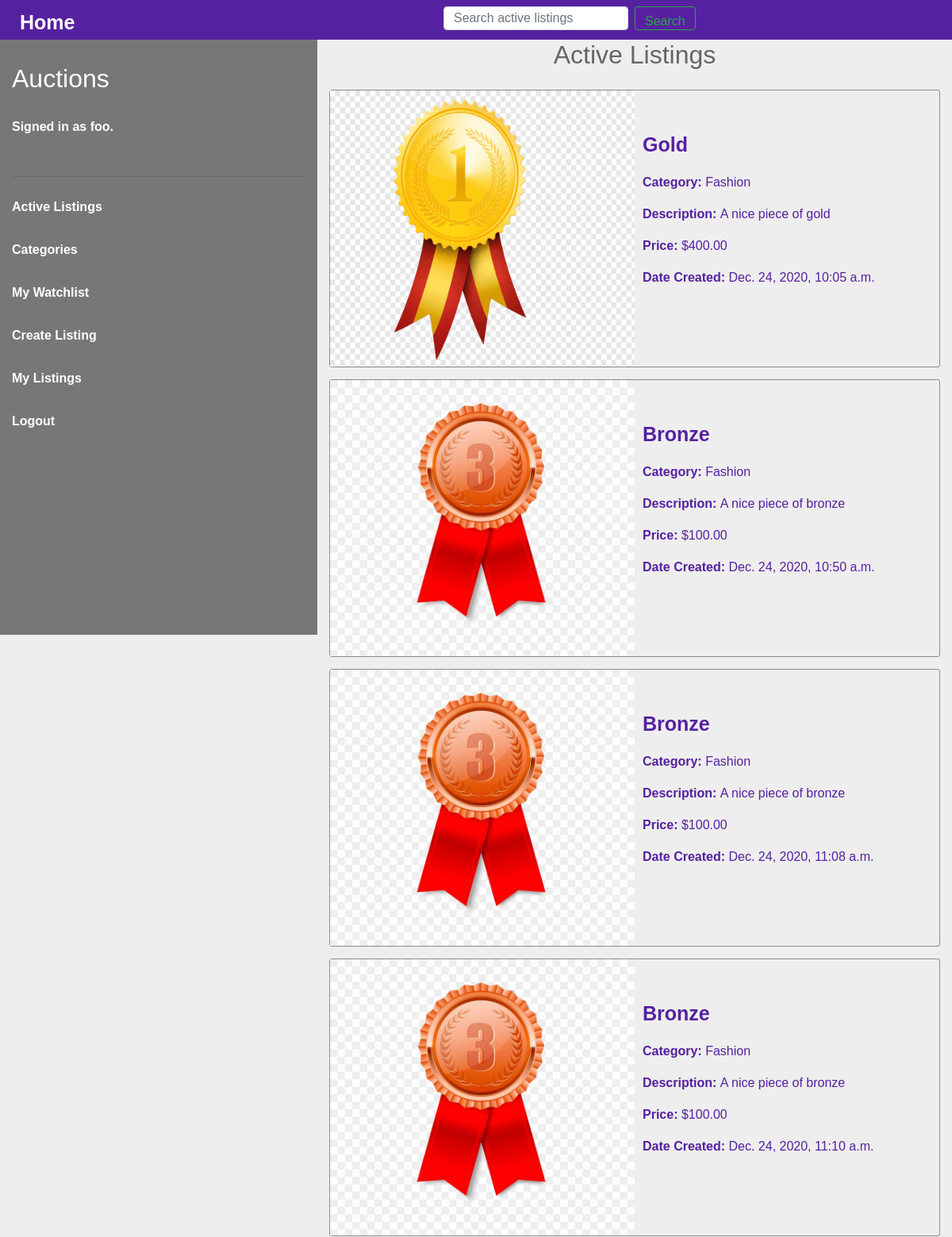
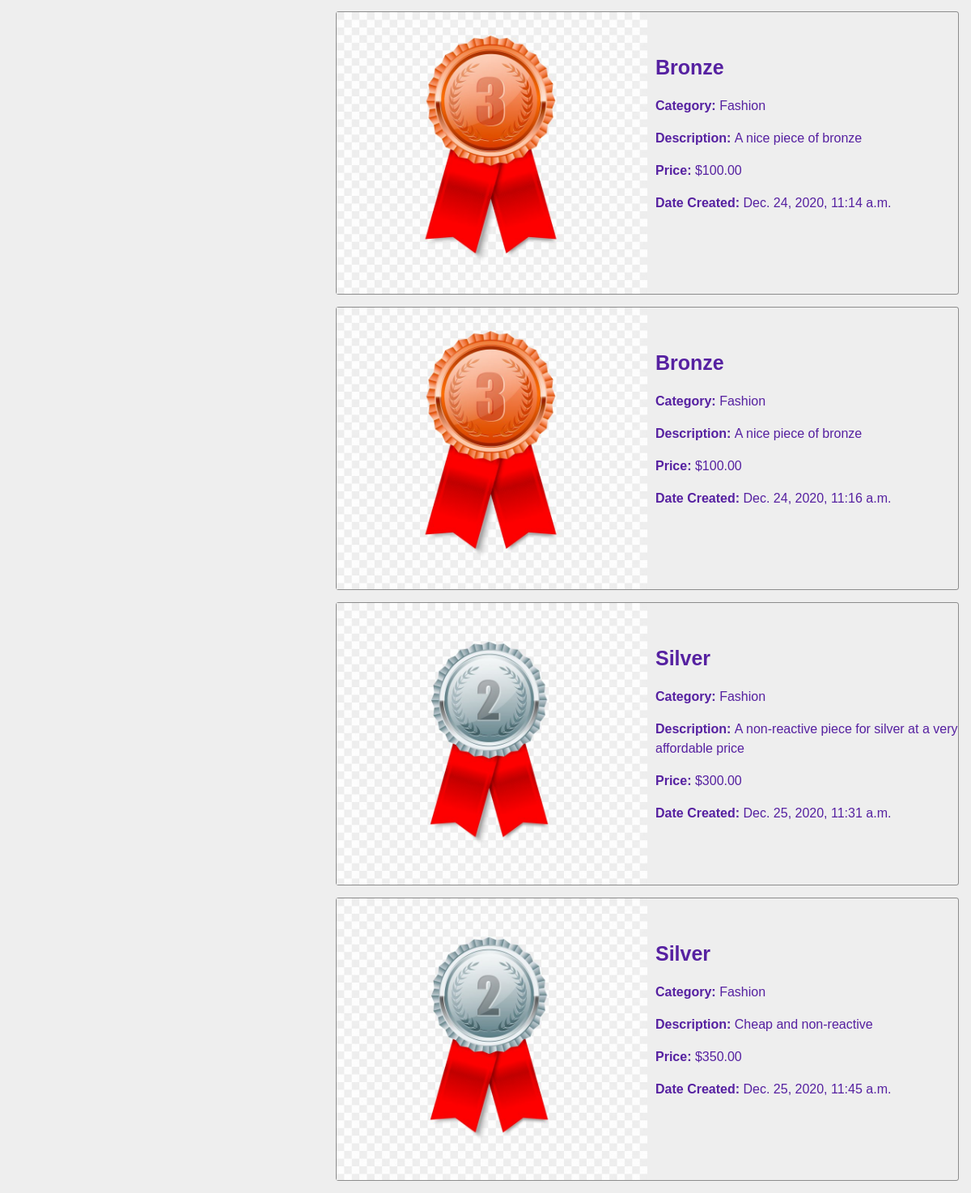
Screenshot of / (signed in) with the database file from the repository (2 pictures, top to bottom).
### auctions/models.py (models this page shows, shortened)
class User(AbstractUser):
    def __str__(self):
        return f"{self.username} has an id of {self.id}"

class AuctionListing(models.Model):
    name = models.TextField()
    description = models.TextField()
    category = models.CharField(max_length=64)
    price = models.DecimalField(max_digits=64, decimal_places=2)
    last_updated = models.DateTimeField(auto_now=True, auto_now_add=False)
    time_auctioned = models.DateTimeField(auto_now=False, auto_now_add=True)
    image = models.ImageField(upload_to="listing-image/", blank=True, null=True)
    user = models.ForeignKey(User, on_delete=models.CASCADE, related_name="auctioned_items")

### auctions/views.py (the view)
# urls.py: path("", views.index, name="index"),
def index(request):
    return render(request, "auctions/index.html", {
        "listings": AuctionListing.objects.all()
    })

### auctions/templates/auctions/index.html (shortened to what this page needs)
{% extends "auctions/main-layout.html" %}
{% load static %}
{% block body %}
    <div class="container-fluid main-body-container">
        <div class="row">
            <div class="col-12 col-md-4 menu">
                {% include "auctions/sub-layout.html" %}
            </div>
            <div class="col-12 col-md-8 listings">
                <h2 id="active-listings">Active Listings</h2>
                {% for listing in listings %}
                    <div class="listing">
                        <a href="{% url 'listing' listing.id %}">
                            {% if listing.image %}
                                <div class="image-container"><img class="image" src="{{ listing.image.url }}" alt="Image of product"></div>
                            {% else %}
                                <div class="image-container"><img class="image" src="" alt="Image of product"></div>
                            {% endif %}
                            <div class="info-container">
                                <p class="info info-top"><strong>{{ listing.name }}</strong></p>
                                <p class="info"><strong>Category: </strong>{{ listing.category }}</p>
                                <p class="info"><strong>Description: </strong>{{ listing.description }}</p>
                                <p class="info"><strong>Price: </strong>${{ listing.price }}</p>
                                <p class="info"><strong>Date Created: </strong>{{ listing.time_auctioned }}</p>
                            </div>
                        </a>
                    </div>
                {% empty %}
                    <h3>There are no active listings</h3>
                {% endfor %}
            </div>
        </div>
    </div>
{% endblock %}

### auctions/templates/auctions/sub-layout.html (shortened to what this page needs)
    <h2 class="auctions">Auctions</h2>
    {% if user.is_authenticated %}
        <div class="status">Signed in as <strong>{{ user.username }}</strong>.</div>
    {% else %}
        <div class="status">Not signed in.</div>
    {% endif %}
    <hr>
    <ul class="menu-list">
        <li class="list-item"><a class="list-link" href="{% url 'index' %}">Active Listings</a></li>
        <li class="list-item"><a class="list-link" href="{% url 'categories' %}">Categories</a></li>
        {% if user.is_authenticated %}
            <li class="list-item"><a class="list-link" href="{% url 'watchlist' %}">My Watchlist</a></li>
            <li class="list-item"><a class="list-link" href="{% url 'create_listing' user.id %}">Create Listing</a></li>
            <li class="list-item"><a class="list-link" href="{% url 'user_listings' user.id %}">My Listings</a></li>
            <li class="list-item"><a class="list-link" href="{% url 'logout' %}">Logout</a></li>
        {% endif %}
    </ul>

### auctions/static/auctions/styles.css (style rules this page uses)
.status { color: white; font-weight: bold; margin-top: 15px; padding-top: 15px; margin-bottom: 25px; padding-bottom: 25px; }
.list-item { font-weight: bold; list-style-type: none; padding: 10px 0 10px 0; margin: 10px 0 10px 0; }
.list-link { color: white; }
.auctions { margin-top: 30px; margin-bottom: 0; color: white; }
.menu { background-color: rgba(0, 0, 0, 0.5); position: fixed; height: calc(100vh - 50px); }
.menu-list { padding-left: 0; }
.main-body-container { position: relative; top: 50px; }
.listings { position: absolute; text-align: center; left: 33.333333%; z-index: -1; }
.listing { border: 1px solid rgba(0, 0, 0, 0.411); height: 350px; margin-bottom: 15px; border-radius: 3px; }
#active-listings { margin-bottom: 25px; }
.image-container { width: 50%; height: 100%; float: left; }
.info-container { width: 50%; height: 100%; float: left; }
.info { width: 100%; text-align: left; padding-left: 10px; color: #440997e5; }
.info-top { margin-top: 50px; font-size: 25px; }
.image { width: 100%; height: 100%; }
body { font-family: 'Poppins', sans-serif; font-size: 16px; background: #eee; color:#666; }

### rows the page displays
User: username "foo"
AuctionListing: image (picture), name "Gold", category "Fashion", description "A nice piece of gold", price "400.00", time_auctioned "Dec. 24, 2020, 10:05 a.m."
AuctionListing: image (picture), name "Bronze", category "Fashion", description "A nice piece of bronze", price "100.00", time_auctioned "Dec. 24, 2020, 10:50 a.m."
AuctionListing: image (picture), name "Bronze", category "Fashion", description "A nice piece of bronze", price "100.00", time_auctioned "Dec. 24, 2020, 11:08 a.m."
AuctionListing: image (picture), name "Bronze", category "Fashion", description "A nice piece of bronze", price "100.00", time_auctioned "Dec. 24, 2020, 11:10 a.m."
AuctionListing: image (picture), name "Bronze", category "Fashion", description "A nice piece of bronze", price "100.00", time_auctioned "Dec. 24, 2020, 11:14 a.m."
AuctionListing: image (picture), name "Bronze", category "Fashion", description "A nice piece of bronze", price "100.00", time_auctioned "Dec. 24, 2020, 11:16 a.m."
AuctionListing: image (picture), name "Silver", category "Fashion", description "A non-reactive piece for silver at a very affordable price", price "300.00", time_auctioned "Dec. 25, 2020, 11:31 a.m."
AuctionListing: image (picture), name "Silver", category "Fashion", description "Cheap and non-reactive", price "350.00", time_auctioned "Dec. 25, 2020, 11:45 a.m."
